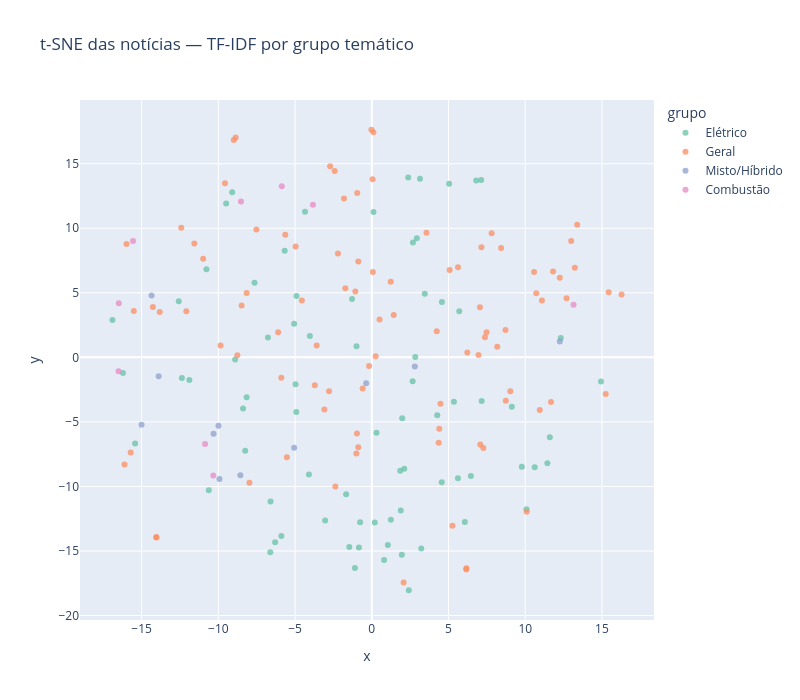

The code cell stored with this chart in its notebook:
### Markdown cell above
## 9. Visualização t-SNE

### Code cell
#%pip install nbformat
perplexity = min(30, max(2, len(df) - 1))
print(f"Rodando t-SNE com perplexity={perplexity}...")

tsne = TSNE(
    n_components=2,
    perplexity=perplexity,
    random_state=42,
    init="random",
    max_iter=1000,
)
embed = tsne.fit_transform(X_tfidf.toarray())

df_plot = pd.DataFrame({
    "x": embed[:, 0],
    "y": embed[:, 1],
    "grupo": df["grupo"].values,
    "titulo": df["titulo"].values,
    "categoria": df["categoria"].values,
    "data": df["ano_mes"].values,
})

fig = px.scatter(
    df_plot,
    x="x",
    y="y",
    color="grupo",
    hover_data={"titulo": True, "categoria": True, "data": True, "x": False, "y": False},
    title="t-SNE das notícias — TF-IDF por grupo temático",
    width=800,
    height=700,
    color_discrete_sequence=px.colors.qualitative.Set2,
)
fig.update_traces(marker=dict(size=6, opacity=0.75))
fig.write_html("tsne_motor1_clean.html")
fig.show()

print("Salvo: tsne_motor1_clean.html")

### Figure 1 — Plotly figure (JSON) as saved in the notebook; plotly's stock layout.template omitted (floating-point values rounded to 4 significant figures; data arrays with more than 128 entries replaced by an {"elided": "..."} marker saying what was removed)
{"data": [{"customdata": {"elided": "76x3 str values"}, "hovertemplate": "grupo=Elétrico<br>titulo=%{customdata[0]}<br>categoria=%{customdata[1]}<br>data=%{customdata[2]}<extra></extra>", "legendgroup": "Elétrico", "marker": {"color": "rgb(102,194,165)", "opacity": 0.75, "size": 6, "symbol": "circle"}, "mode": "markers", "name": "Elétrico", "orientation": "v", "showlegend": true, "type": "scatter", "x": [0.1949, -16.9, -0.9957, -1.285, -1.1, -4.92, 9.778, 14.94, 7.129, -16.21, -4.034, -5.06, -4.352, -1.466, 5.701, 7.163, -8.904, 12.31, 1.889, 10.08, 0.3048, -5.893, 6.457, 1.958, 1.852, 3.454, -5.678, -10.78, -6.767, -4.968, 2.119, 1.242, -4.097, -7.643, 4.266, -0.8384, 4.569, 9.127, -9.492, 4.558, 5.352, 2.662, -15.42, -11.89, 3.224, 10.61, -8.156, -1.673, -12.38, 2.413, 6.065, 1.05, 11.44, -3.038, 5.614, -8.252, 2.937, 2.374, -6.596, -8.389, -9.098, 6.806, 0.7995, 11.6, -4.906, 1.982, -6.298, -12.58, -10.62, 2.834, 0.1098, -0.7604, -6.616, 2.68, 5.041, 3.142], "xaxis": "x", "y": [-12.79, 2.896, 0.8678, 4.518, -16.32, -4.23, -8.47, -1.865, 13.73, -1.212, 1.652, 2.597, 11.27, -14.69, 3.567, -3.385, -0.1558, 1.5, -11.85, -11.77, -5.845, -13.84, -9.181, -15.3, -8.781, 4.927, 8.256, 6.823, 1.543, -2.08, -8.635, -12.57, -9.083, 5.78, -4.49, -14.73, 4.279, -3.834, 11.92, -9.683, -3.437, -1.845, -6.665, -1.744, -14.8, -8.507, -3.096, -10.59, -1.605, -18.04, -12.75, -14.53, -8.208, -12.64, -9.371, -7.242, 9.232, 13.93, -11.16, -3.951, 12.79, 13.7, -15.69, -6.193, 4.75, -4.724, -14.32, 4.352, -10.29, 0.0305, 11.26, -12.78, -15.1, 8.897, 13.45, 13.84], "yaxis": "y"}, {"customdata": {"elided": "93x3 str values"}, "hovertemplate": "grupo=Geral<br>titulo=%{customdata[0]}<br>categoria=%{customdata[1]}<br>data=%{customdata[2]}<extra></extra>", "legendgroup": "Geral", "marker": {"color": "rgb(252,141,98)", "opacity": 0.75, "size": 6, "symbol": "circle"}, "mode": "markers", "name": "Geral", "orientation": "v", "showlegend": true, "type": "scatter", "x": [6.955, -5.533, -0.1766, 4.396, -1.811, -7.974, -12.09, 7.072, -0.8802, -0.9693, 4.357, 12.25, -1.005, -8.155, -15.71, 1.429, -7.52, -9.567, -3.712, 7.271, 5.075, -8.869, 8.732, 4.477, 0.07142, 1.233, 11.81, 11.68, 4.231, -9.855, -0.5977, 7.372, 0.5057, -2.785, -4.964, -1.071, 6.224, 5.253, 10.1, 8.176, 7.145, 10.58, 9.028, 7.811, -0.946, 0.05157, -5.895, -8.483, 2.075, 13.23, 15.44, -12.42, 6.165, 12.99, -8.76, 11.09, 6.155, -3.089, 0.2519, 10.95, 13.39, -2.205, -8.993, -14.04, -1.725, 16.28, -14.04, -16.12, -11.57, 5.618, -3.59, -10.99, -4.558, 12.69, -2.373, 7.049, 3.564, 0.1047, 10.72, 8.714, -2.716, 7.478, -0.02395, -5.636, -13.82, 8.429, -6.102, -2.42, -0.8796, -15.51, 15.25, -15.98, -14.27], "xaxis": "x", "y": [0.1764, -7.73, -0.6766, -5.536, 12.3, -9.703, 3.567, -6.741, -6.965, -5.9, -6.612, 6.17, -7.442, 4.982, -7.374, 3.277, 9.91, 13.48, -2.167, -7.017, 6.764, 17.02, -3.357, -3.596, 6.604, 5.851, 6.659, -3.465, 2.014, 0.9272, -2.408, 1.561, 2.936, -2.616, 8.596, 5.11, 0.3689, -13.04, -11.96, 0.8268, 8.536, 6.616, -2.632, 9.607, 12.74, 13.79, -1.573, 4.014, -17.43, 6.936, 5.035, 10.04, -16.33, 9.008, 0.1614, 4.414, -16.43, -4.039, 0.09423, -4.075, 10.26, 8.045, 16.83, -13.95, 5.361, 4.867, -13.92, -8.302, 8.815, 6.985, 0.9117, 7.633, 4.414, 4.581, -10.0, 3.883, 9.658, 17.44, 4.972, 2.111, 14.8, 1.939, 17.63, 9.489, 3.513, 8.468, 1.953, 14.43, 7.428, 3.584, -2.83, 8.784, 3.904], "yaxis": "y"}, {"customdata": [["Motoristas de app já podem financiar carro com juros abaixo de 1%; veja regras", "Análise", "2026-05"], ["Só 15 ricaços poderão ter o novo Lamborghini Fenomeno Roadster híbrido", "Análise", "2026-05"], ["GWM já tem data para revelar Ora 05 no Brasil; confira quando", "Análise", "2026-05"], ["Omoda & Jaecoo terá híbrido flex já em 2027; 1.0 turbo três-cilindros chega em 2028", "Análise", "2026-05"], ["GWM Ora 5 estreia na China com motor turbo e híbrido e já mira o Brasil", "Análise", "2026-05"], ["Segredo: Chevrolet Tracker será primeiro híbrido leve da marca no país", "Análise", "2026-04"], ["Oficial: BYD Song Pro flex chega em junho já de cara nova", "Análise", "2026-04"], ["GWM Tank 300 2027 está nas lojas do Brasil com 1º sistema PHEV flex do mundo  ", "Análise", "2026-04"], ["Estreia mundial: Novo Porsche Cayenne Coupé Electric une luxo e 1.156 cv", "Análise", "2026-04"], ["GWM Tank 300 será o primeiro híbrido flex da marca no Brasil", "Análise", "2026-04"], ["VW revela sistema híbrido que estará no futuro T-Cross", "Análise", "2026-04"]], "hovertemplate": "grupo=Misto/Híbrido<br>titulo=%{customdata[0]}<br>categoria=%{customdata[1]}<br>data=%{customdata[2]}<extra></extra>", "legendgroup": "Misto/Híbrido", "marker": {"color": "rgb(141,160,203)", "opacity": 0.75, "size": 6, "symbol": "circle"}, "mode": "markers", "name": "Misto/Híbrido", "orientation": "v", "showlegend": true, "type": "scatter", "x": [-0.3675, -5.06, -8.566, -14.35, -9.927, 12.25, 2.803, -9.995, -13.89, -10.31, -15.0], "xaxis": "x", "y": [-2.01, -6.992, -9.124, 4.794, -9.425, 1.237, -0.7023, -5.303, -1.458, -5.908, -5.21], "yaxis": "y"}, {"customdata": [["BMW M3 CS se despedirá com série limitada e câmbio manual", "Análise", "2026-05"], ["Aceleramos: BMW M135 chega com preço de Golf GTI, mas com 317 cv e tração integral", "Análise", "2026-05"], ["Novo motor V8 da Mercedes-AMG será revelado ainda em 2026", "Análise", "2026-05"], ["Chevrolet lança novo Sonic 2027 em duas versões com preço a partir de R$ 129.990", "Análise", "2026-05"], ["Depois de lançar I3, BMW agora acelera (literalmente) testes do Série 3", "Análise", "2026-05"], ["Chery lança seu próprio Audi A5 com nova geração do Arrizo", "Análise", "2026-05"], ["Omoda 2: mais barato da marca, chega ao Brasil em 2028 e será flex", "Análise", "2026-05"], ["Conhecemos: Tank 300 Flex é destaque da GWM durante Agrishow", "Análise", "2026-04"], ["Segredo: novo GWM Ora 5 será feito no Brasil com versões flex e híbridas", "Análise", "2026-04"]], "hovertemplate": "grupo=Combustão<br>titulo=%{customdata[0]}<br>categoria=%{customdata[1]}<br>data=%{customdata[2]}<extra></extra>", "legendgroup": "Combustão", "marker": {"color": "rgb(231,138,195)", "opacity": 0.75, "size": 6, "symbol": "circle"}, "mode": "markers", "name": "Combustão", "orientation": "v", "showlegend": true, "type": "scatter", "x": [-3.837, -8.527, -16.5, 13.15, -5.863, -15.56, -16.48, -10.86, -10.33], "xaxis": "x", "y": [11.82, 12.07, -1.075, 4.082, 13.26, 9.006, 4.186, -6.705, -9.155], "yaxis": "y"}], "layout": {"height": 700, "legend": {"title": {"text": "grupo"}, "tracegroupgap": 0}, "title": {"text": "t-SNE das notícias — TF-IDF por grupo temático"}, "width": 800, "xaxis": {"anchor": "y", "domain": [0, 1], "title": {"text": "x"}}, "yaxis": {"anchor": "x", "domain": [0, 1], "title": {"text": "y"}}}}
